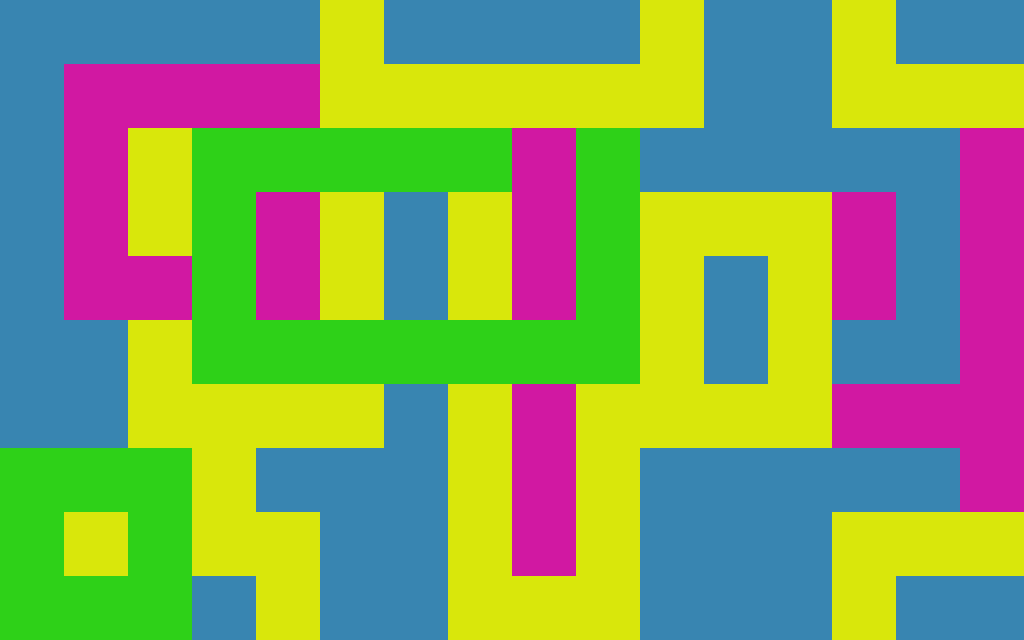

The image is a tile-based game level rendered from a .tmx file. Its description and source (layers, tilesets, objects; grid data summarised) follow:
An orthogonal 16x10 tile map with 64x64 px tiles, 4 tile layers (Tile Layer 1, Tile Layer 2, Tile Layer 3, Tile Layer 4).

<map version="1.0" orientation="orthogonal" renderorder="right-down" width="16" height="10" tilewidth="64" tileheight="64">
 <properties>
  <property name="maxMoves" value="5" />
 </properties>
 <tileset firstgid="1" name="tiles" tilewidth="64" tileheight="64">
  <image source="tiles.jpg" width="640" height="128" />
 </tileset>
 <layer name="Tile Layer 1" width="16" height="10">
  <data>[160 cells, 51 non-empty, 1 distinct tile ids]</data>
 </layer>
 <layer name="Tile Layer 2" width="16" height="10">
  <data>[160 cells, 58 non-empty, 1 distinct tile ids]</data>
 </layer>
 <layer name="Tile Layer 3" width="16" height="10">
  <data>[160 cells, 25 non-empty, 1 distinct tile ids]</data>
 </layer>
 <layer name="Tile Layer 4" width="16" height="10">
  <data>[160 cells, 26 non-empty, 1 distinct tile ids]</data>
 </layer>
</map>
